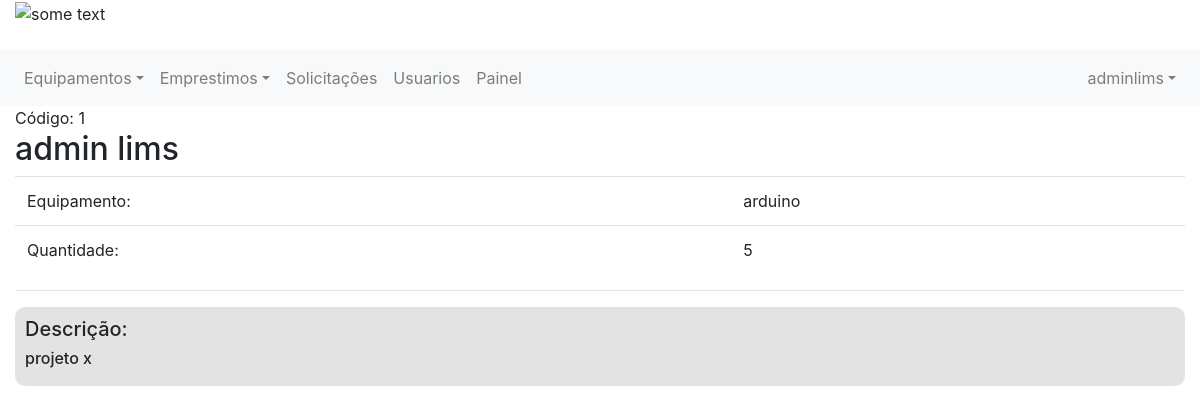
/emprestimos/1/detalhes/ (signed in), run on the app's committed database.
### emprestimo/models.py (models this page shows)
class Emprestimo(models.Model):
    equipamento = models.ForeignKey(Item, on_delete=models.CASCADE, related_name='item_emprestimo')
    solicitante = models.ForeignKey(Usuario, on_delete=models.CASCADE, related_name='usuario_emprestimo')
    tipo = models.ForeignKey(TipoEstadoEmprestimo, on_delete=models.CASCADE, related_name='tipo_emprestimo')
    estado = models.BooleanField(default=0)
    descricao = models.CharField(max_length=255)
    quantidade = models.IntegerField()
    data_emprestimo = models.DateField(null=False)
    data_devolucao = models.DateField(null=True)
    mensagem_rejeitado = models.CharField(max_length=255, null=True)
    mensagem_devolucao = models.CharField(max_length=255, null=True)

### controle/models.py (models this page shows, shortened)
class Usuario(models.Model):
    user = models.OneToOneField(User, related_name='profile', on_delete=models.CASCADE, null=True)
    telefone = models.IntegerField()
    tipo = models.ForeignKey(TipoUsuario, on_delete=models.CASCADE)

class Item(models.Model):
    nome = models.CharField(max_length=50)
    quantidade = models.IntegerField()
    quantidade_emprestada = models.IntegerField()
    tipo = models.ForeignKey(TipoEquipamento, on_delete=models.CASCADE)
    imagem = models.FileField(upload_to='documents/%Y/%m/%d', default='documents/1111/sem_foto.jpg')
    excluido = models.BooleanField(default=False)

### emprestimo/views.py (the view)
# urls.py: path('emprestimos/<int:emprestimo_id>/detalhes/', views.exibir_detalhes, name="exibir_detalhes_emprestimo"),
@login_required
def exibir_detalhes(request, emprestimo_id):
    try:
        solicitacao = Emprestimo.objects.get(id=emprestimo_id)
    except Emprestimo.DoesNotExist:
        messages.error(request, 'Não encontrado!!')
        return render(request, 'pag_falha.html', {'user_logado': get_usuario_logado(request)})
    if solicitacao.tipo.id != 1:
        return render(request, 'pag_detalhes.html',
                      {'user_logado': get_usuario_logado(request), 'solicitacao': solicitacao})
    else:
        messages.error(request, 'Não encontrado!')
        return render(request, 'pag_falha.html', {'user_logado': get_usuario_logado(request)})

### emprestimo/views.py (called while the page is built)
def get_usuario_logado(request):
    return request.user

### emprestimo/templates/pag_detalhes.html (shortened to what this page needs)
{% extends 'base.html' %}
{% block 'content' %}
<div class="page-header">
    <span>Código: {{solicitacao.id}}</span>
    <h2>{{solicitacao.solicitante.user.first_name}} {{solicitacao.solicitante.user.last_name}}</h2>
</div>
<table class="table">
    <tr>
        <td>Equipamento:</td>
        <td>{{solicitacao.equipamento.nome}}</td>
    </tr>
    <tr>
        <td>Quantidade:</td>
        <td>{{solicitacao.quantidade}}</td>
    </tr>
</table>
<hr>
<div class="box-info">
    <h5> Descrição:</h5>
    <h6> {{ solicitacao.descricao }}</h6>
</div>
<br>
{% endblock %}

### controle/templates/base.html (shortened to what this page needs)
{% load staticfiles %}
<!DOCTYPE html>
<html lang="pt">
<head>
    <link rel="stylesheet" href="https://stackpath.bootstrapcdn.com/bootstrap/4.3.1/css/bootstrap.min.css"
>
</head>
<body>
<header class="page-header">
    <div class="">
        <div class="container-fluid">
            <div class="row">
                <div class="col-12">
                    <img src="http://lims.ifpi.edu.br/images/logo.png" alt="some text" width=200 height=80>
                </div>
            </div>
        </div>
        <br>
        <div class="row">
            <div class="col-12">
                <nav class="navbar navbar-expand-sm navbar-light bg-light">
                    <div class="collapse navbar-collapse" id="navbarCollapse">
                        <div class="navbar-nav">
                            <div class="nav-item dropdown">
                                <a href="#" class="nav-link dropdown-toggle" data-toggle="dropdown">Equipamentos</a>
                            </div>
                            <div class="nav-item dropdown">
                                <a href="#" class="nav-link dropdown-toggle" data-toggle="dropdown">Emprestimos</a>
                            </div>
                            {% if user_logado.is_superuser %}
                            <a class="nav-item nav-link" href="{% url 'exibir_solicitacoes' %}">Solicitações </a>
                            <a class="nav-item nav-link" href="{% url 'exibir_usuarios' %}">Usuarios </a>
                            <a class="nav-item nav-link" href="{% url 'painel_admin' %}">Painel </a>
                            {% endif %}
                        </div>
                        <div class="navbar-nav dropdown ml-auto">
                            <a href="#" class="nav-link dropdown-toggle" data-toggle="dropdown">
                                {{ user_logado.username }}</a>
                        </div>
                    </div>
                </nav>
            </div>
        </div>
    </div>
</header>
<div class="container-fluid">
    <div class="">
        <div class="" style=" ">
            {% block 'content' %}
            {% endblock %}
        </div>
    </div>
</div>
</body>
</html>

### emprestimo/templates/pag_detalhes.html (style rules this page uses)
.box-info { padding: 10px; border-radius: 10px; background-color: #e3e3e3; }

### data on the page
Emprestimo: id "1", solicitante.user.first_name "admin", solicitante.user.last_name "lims", equipamento.nome "arduino", quantidade "5", descricao "projeto x"

### other printed values
{{ user_logado.username }} "adminlims"
